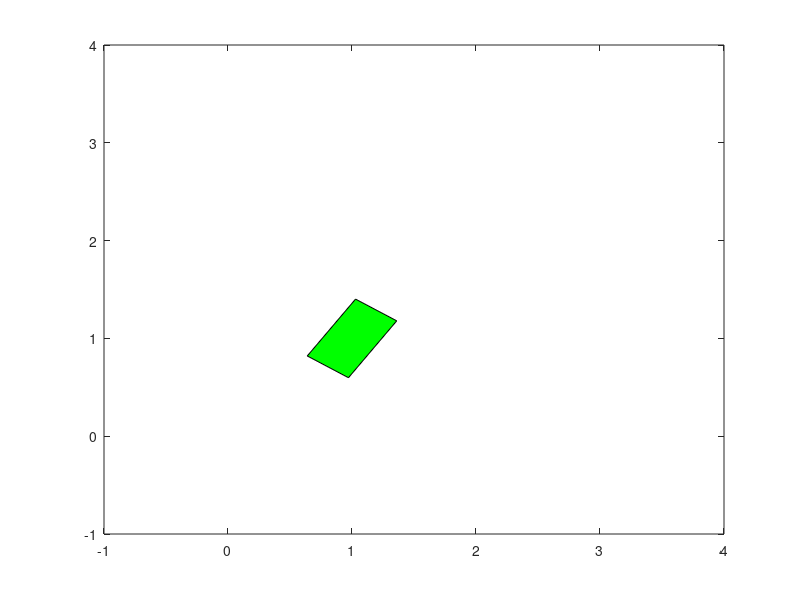

Here is the MATLAB script that generated this plot:
%% Kinematic model of a land based mobiel robot 
clear all;
clc;
close all;

%% Simulation Parameters 

dt = 0.1; % step size
ts = 100; % Total time for simulation
t = 0:dt:ts; % Time span of the simulation 

%% Initial Condition (starting coordinates)

x0 = 1; % x-coordinate
y0 = 1; % y-coordinate
psi0 = pi/3; % Angle of rotation 

eta0 = [x0;y0;psi0];

eta(:,1) = eta0;

%% robot configurations

a = 0.05 ; % Radius of wheel 
d = 0.2 ; % distance between wheel and center of the base 

%% loop starts here 

for i = 1:length(t)
    psi = eta(3,i);
    j_psi = [cos(psi), -sin(psi) , 0 ;  
             sin(psi), cos(psi) , 0 ;
             0, 0 , 1];
    %% input velocity for both the wheels

    omega_1 = -0.5; % Angular velocity of wheel 1 (left)
    omega_2 = 0.5; % Angular velocity of wheel 2  (right)

    omega = [omega_1 ;omega_2];
    W = [a/2 ,a/2 ;        
         0  ,0 ;               
         -a/(2*d) ,a/(2*d)];

    zeta(:,i) = W*omega;

    eta_dot(:,i) = j_psi*zeta(:,i);

    eta(:,i+1) = eta(:,i)+dt*eta_dot(:,i);

end


%% Animation 

l = 0.7; % length of the robot
w = 2*d; % width of the robot 
r_coor = [-l/2, l/2 , l/2 , -l/2 ; 
           -w/2 , -w/2, w/2 , w/2];
figure;
for i = 1:5:length(t)
    psi = eta(3,i);
    r_mat = [cos(psi) , -sin(psi);  % Rotational matrix
             sin(psi) , cos(psi)];
    r_pos = r_mat * r_coor;
    fill(r_pos(1,:) + eta(1,i) , r_pos(2,:)+ eta(2,i),'g');
    hold on;
    plot(eta(1,1:i),eta(2,1:i));
    axis([x0-2 4 y0-2 4]);
    pause(0.01);
    hold off;
end
  
% Simulation ends 